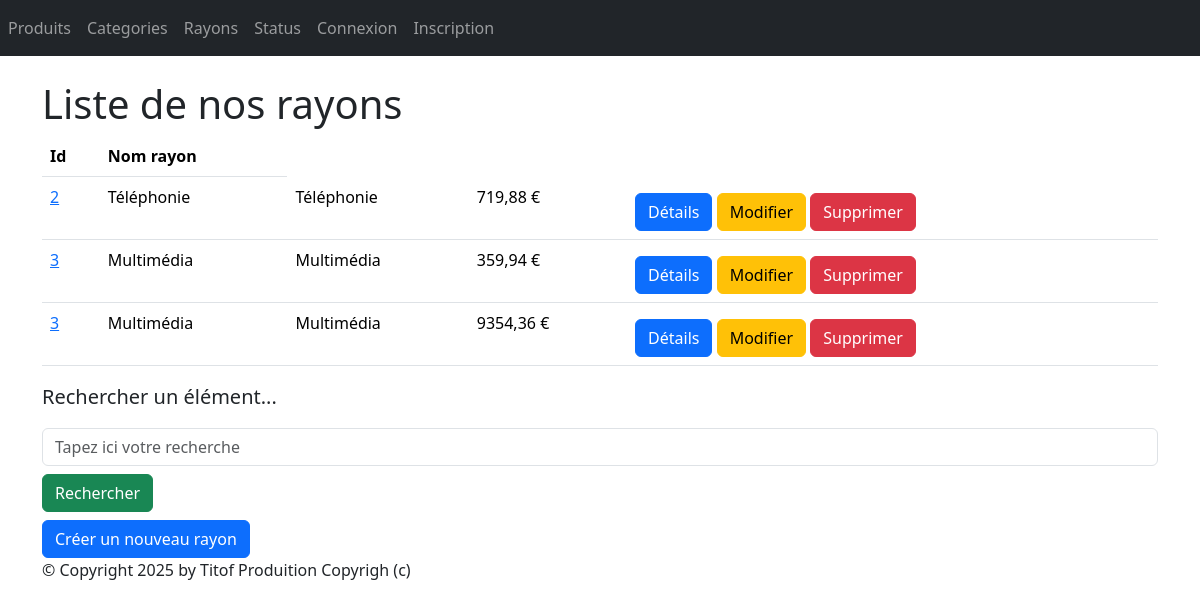
Page /monApp/rayons/ on the committed database.
### monApp/models.py (models this page shows, shortened)
class Rayon(models.Model):
    idRayon = models.AutoField(primary_key=True)
    nomRayon = models.CharField(max_length=100)

### monApp/views.py (the view)
class RayonListView(ListView):
    model = Rayon
    template_name = "monApp/list_rayon.html"
    context_object_name = "rayons"
    def get_queryset(self):
        query = self.request.GET.get('search')
        if query:
            return Rayon.objects.filter(nomRayon__icontains=query).prefetch_related(
        Prefetch("contenir_rayon", queryset=Contenir.objects.select_related("produits"))
        )
        return Rayon.objects.prefetch_related(
        Prefetch("contenir_rayon", queryset=Contenir.objects.select_related("produits"))
        )
    def get_context_data(self, **kwargs):
        context = super(RayonListView, self).get_context_data(**kwargs)
        context['titremenu'] = "Liste de mes rayons"
        ryns_dt = []
        for rayon in context['rayons']:
            total = 0
            for contenir in rayon.contenir_rayon.all():
                total += contenir.produits.prixUnitaireProd * contenir.qte
                ryns_dt.append({'rayon': rayon,'total_stock': total})
        context['ryns_dt'] = ryns_dt
        return context

### monApp/templates/monApp/list_rayon.html
{%extends "monApp/base.html"%}
{%block contenu%}
<h1>Liste de nos rayons</h1>
<table class="table">
    <thead>
        <th>Id</th>
        <th>Nom rayon</th>
    </thead>
    <tbody>
        {% for data in ryns_dt %}
        <tr>
            <td><a href="{% url 'rayon-dtl' data.rayon.idRayon %}">{{ data.rayon.idRayon }}</a></td>
            <td>{{ data.rayon.nomRayon }} </td>
            <td>{{ data.rayon.nomRayon }} </td>
            <td>{{ data.total_stock }} €</td>
            <td>
                <a href="{% url 'rayon-dtl' data.rayon.idRayon %}" class="btn btn-primary mt-2">Détails</a>
                <a href="{% url 'rayon-chng' data.rayon.idRayon %}" class="btn btn-warning mt-2">Modifier</a>
                <a href="{% url 'rayon-dlt' data.rayon.idRayon %}" class="btn btn-danger mt-2">Supprimer</a>
            </td>
        </tr>
        {% endfor %}
    </tbody>
</table>
<p class="lead mb-3 ml-0">Rechercher un élément...</p>
<form method="GET" action="">
    <input class="form-control" type="text" name="search" placeholder="Tapez ici votre recherche"
        value="{{ request.GET.search }}">
    <button type="submit" class="btn btn-success mt-2">Rechercher</button>
</form>
<a href="{% url 'create_rayon' %}" class="btn btn-primary mt-2">Créer un nouveau rayon</a>
{%endblock%}

### static/styles.css (style rules this page uses)
h1 { color: red; }

### rows in the picture
Rayon: rayon.idRayon "2", rayon.nomRayon "Téléphonie", total_stock "719,88"
Rayon: rayon.idRayon "3", rayon.nomRayon "Multimédia", total_stock "359,94", total_stock "9354,36"
